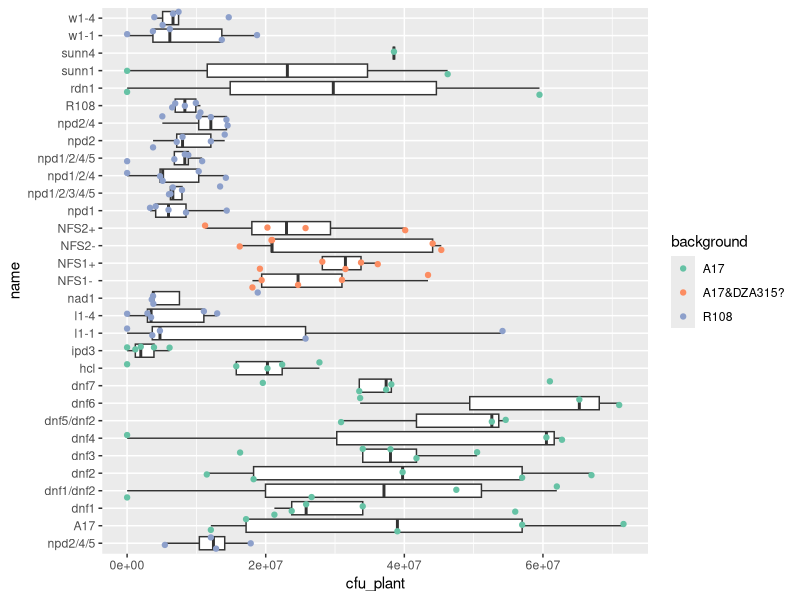
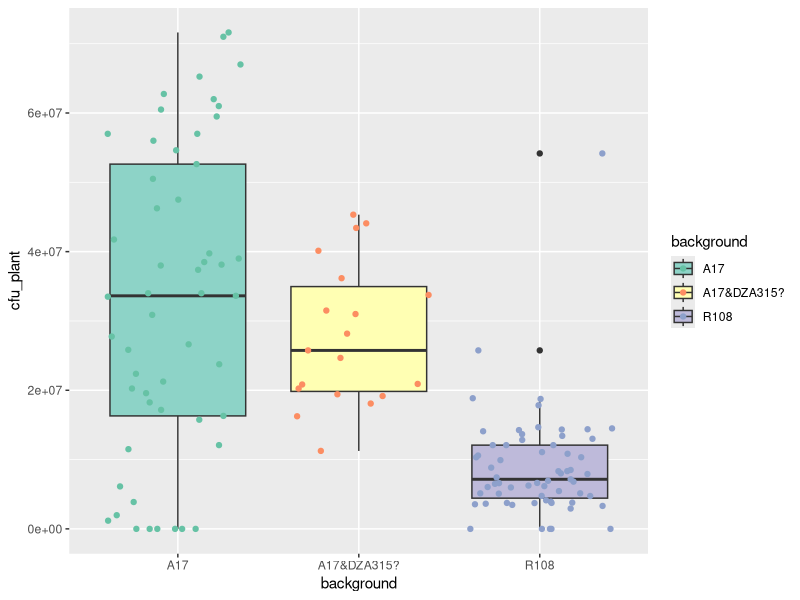
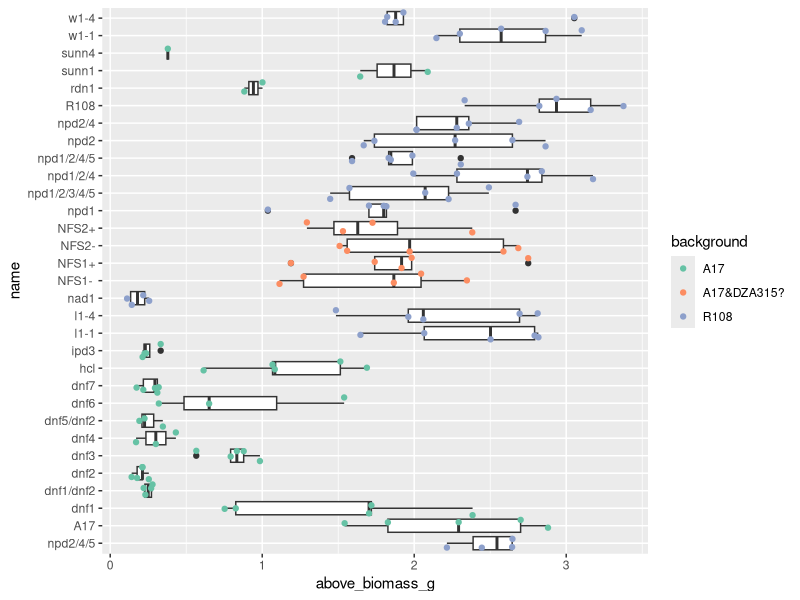
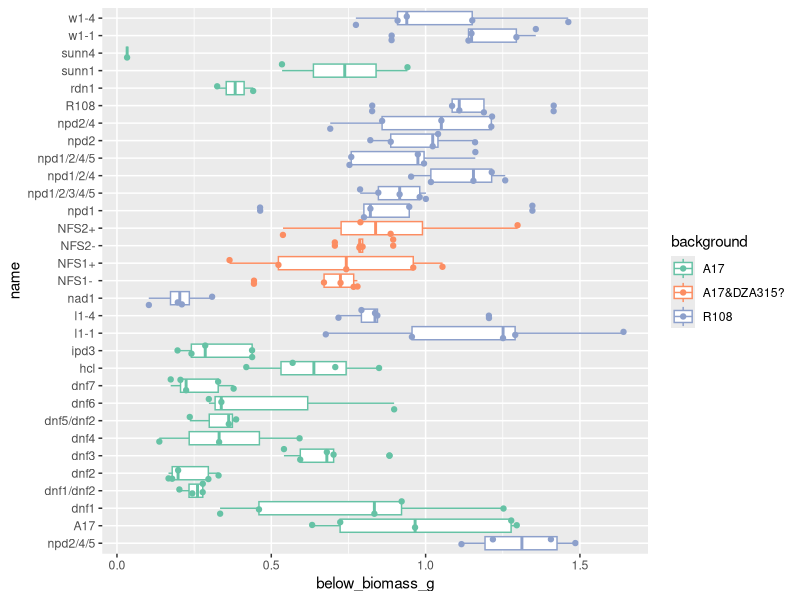

Here is the R script that generated these plots, in order:
## ---- chunk 1
#This chunk is for setting global options for all chunks
knitr::opts_knit$set(root.dir = '/GitHub')
knitr::opts_chunk$set(message = FALSE)

#Add a new chunk by clicking the *Insert Chunk* button on the toolbar or by pressing *Ctrl+Alt+I*.

#When you save the notebook, an HTML file containing the code and output will be saved alongside it (click the *Preview* button or press *Ctrl+Shift+K* to preview the HTML file).

#The preview shows you a rendered HTML copy of the contents of the editor. Consequently, unlike *Knit*, *Preview* does not run any R code chunks. Instead, the output of the chunk when it was last run in the editor is displayed.
## ---- chunk 2
require(tidyverse)

## ---- chunk 3
getwd()
all_data <- read.table("data_nsfpgrp_hostmutants_C86meliloti.txt", sep = "\t", header=TRUE)
geno_name <- read.table("genotype_name.txt", sep = "\t", header=TRUE)

#genotype_id imports as a chr... not sure why but it is int in the all_data table
geno_name$genotype_id = as.integer(geno_name$genotype_id)
#Calculate cfu per plant - divide by 4ml (this is the amount added to nodules to homogenize) then divide by number of plants picked nodules from to get cfu/ml to cfu/plant
all_data <- all_data %>% inner_join(geno_name, by="genotype_id") %>% drop_na(num_plants_picked_nods) %>% mutate(cfu_plant = cfu_ml/4/num_plants_picked_nods)
all_data <- slice_min(all_data, order_by = cfu_plant, n=135)
#set genotype_id as a factor so will group in plots
all_data$genotype_id = as.factor(all_data$genotype_id)

## ---- chunk 4
#By host genotype
p_name<-ggplot(all_data, aes(x=name, y=cfu_plant)) + 
        geom_boxplot(outlier.shape=NA) +
        geom_jitter(aes(x=name, y=cfu_plant, color=background)) +
        coord_flip() +
        scale_color_brewer(palette='Set2')
p_name 
## ---- chunk 5
#By host background
p_bckgrnd<-ggplot(all_data, aes(x=background, y=cfu_plant)) + 
        geom_boxplot(aes(x=background, y=cfu_plant, fill=background)) +
        geom_jitter(aes(x=background, y=cfu_plant, color=background)) +
        scale_fill_brewer(palette='Set3') +
        scale_color_brewer(palette='Set2')
p_bckgrnd 
## ---- chunk 6
#By host genotype
p_name<-ggplot(all_data, aes(x=name, y=above_biomass_g)) + 
        geom_boxplot() +
        geom_jitter(aes(x=name, y=above_biomass_g, color=background)) +
        coord_flip() +
        scale_color_brewer(palette='Set2')
p_name 

## ---- chunk 7
#By host genotype
p_name<-ggplot(all_data, aes(x=name, y=below_biomass_g)) + 
        geom_boxplot(aes(x=name, y=below_biomass_g, color=background)) +
        geom_jitter(aes(x=name, y=below_biomass_g, color=background)) +
        coord_flip() +
        scale_color_brewer(palette='Set2')
p_name 
